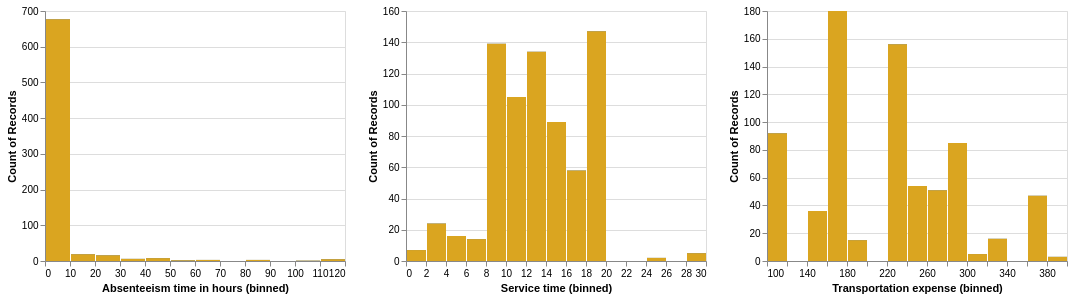

The cell this chart's notebook holds for it:
### Markdown cell above
Data is already cleaned, as this was downloaded from UCI repository. <br>

Now, let us start exploring the dataset. Interactive plots helps with the Exploratory Data Analysis Process, because it is easier to see how each variables affects the other.

### Code cell
brush = alt.selection(type='interval', encodings=['x'])

base = alt.Chart().mark_bar().encode(
    x=alt.X(alt.repeat('column'), type='quantitative', bin=alt.Bin(maxbins=20)),
    y='count()'
).properties(
    width=300,
    height=250
)


background = base.add_selection(brush)


highlight = base.encode(
    color=alt.value('goldenrod')
).transform_filter(brush)

# layer the two charts & repeat
chart = alt.layer(
    background,
    highlight,
    data=data
).repeat(column=['Absenteeism time in hours','Service time','Transportation expense'])
chart

### Figure 1 — Vega-Lite specification as saved in the notebook (floating-point values rounded to 4 significant figures; data arrays with more than 128 entries replaced by an {"elided": "..."} marker saying what was removed)
{"$schema": "https://vega.github.io/schema/vega-lite/v3.4.0.json", "config": {"mark": {"tooltip": null}, "view": {"height": 300, "width": 400}}, "datasets": {"data-a53ba865d15762d2dc5385aed11e672c": {"elided": "740 records"}}, "repeat": {"column": ["Absenteeism time in hours", "Service time", "Transportation expense"]}, "spec": {"data": {"name": "data-a53ba865d15762d2dc5385aed11e672c"}, "layer": [{"encoding": {"x": {"bin": {"maxbins": 20}, "field": {"repeat": "column"}, "type": "quantitative"}, "y": {"aggregate": "count", "type": "quantitative"}}, "height": 250, "mark": "bar", "selection": {"selector002": {"encodings": ["x"], "type": "interval"}}, "width": 300}, {"encoding": {"color": {"value": "goldenrod"}, "x": {"bin": {"maxbins": 20}, "field": {"repeat": "column"}, "type": "quantitative"}, "y": {"aggregate": "count", "type": "quantitative"}}, "height": 250, "mark": "bar", "transform": [{"filter": {"selection": "selector002"}}], "width": 300}]}}
